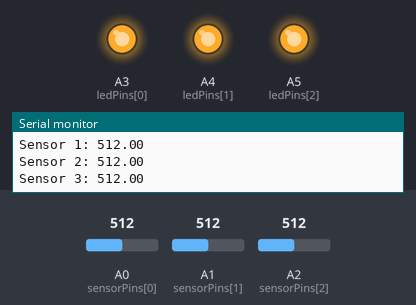
The sketch below on a simulated Arduino Uno, built with avr-gcc and run on an emulated ATmega328P. Shown: output pins drawn as LEDs (lit = HIGH), the last lines printed to the serial monitor. The inputs (shaded band) are chosen by the test bench; at power-on: A0 (sensorPins[0]) = 512, A2 (sensorPins[2]) = 512, A1 (sensorPins[1]) = 512.

Above: at 1.2 s.
1.3 s: A0 (sensorPins[0]) set to 682
2.8 s: A0 (sensorPins[0]) set to 715
At 3.6 s:
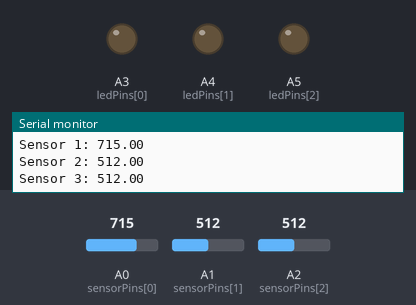
4.5 s: A0 (sensorPins[0]) set to 690
At 5.2 s:
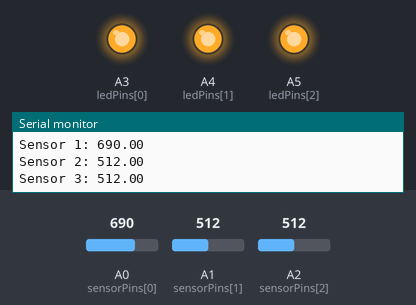
6.0 s: A2 (sensorPins[2]) set to 685
7.5 s: A2 (sensorPins[2]) set to 715
At 8.4 s:
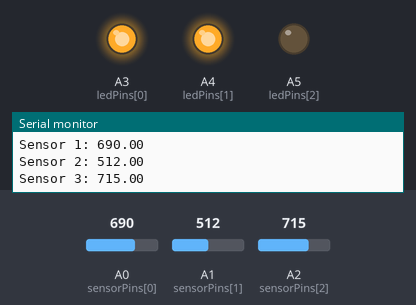
9.0 s: A1 (sensorPins[1]) set to 686
10.5 s: A1 (sensorPins[1]) set to 709
At 11.7 s:
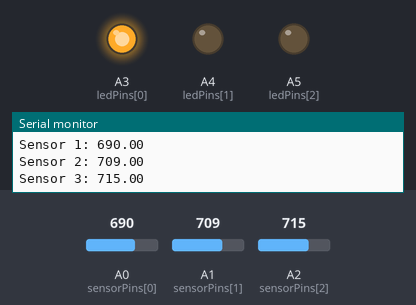
Timing chart, 0 to 13.0 s (numbered marks = the images above; inputs shaded):
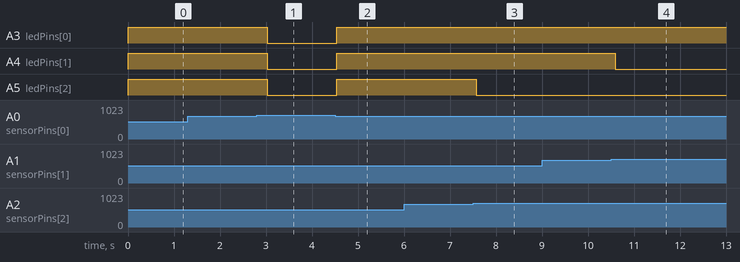

Measured:
- the behaviour switches between 699 and 700 on A0 (sensorPins[0]) (found by bisection; images 0 and 1)
- the behaviour switches between 699 and 700 on A2 (sensorPins[2]) (found by bisection; images 2 and 3)
- the behaviour switches between 699 and 700 on A1 (sensorPins[1]) (found by bisection; images 3 and 4)
- after the input at 2.8 s, A3 (ledPins[0]), A4 (ledPins[1]), A5 (ledPins[2]): HIGH → LOW after 0.23 s
- after the input at 4.5 s, A3 (ledPins[0]), A4 (ledPins[1]), A5 (ledPins[2]): LOW → HIGH at once
- after the input at 7.5 s, A5 (ledPins[2]): HIGH → LOW after 0.07 s
- after the input at 10.5 s, A4 (ledPins[1]): HIGH → LOW after 0.09 s

The sketch:

proximity_control.ino
```cpp
// Pin declaration
const int ledPins[] = {A3, A4, A5}; // Pins for LEDs
const int sensorPins[] = {A0, A1, A2}; // Pins for proximity sensors
const int threshold = 700; // Threshold for proximity detection
const int numSensors = 3;

float sensorValues[numSensors];

void setup() {
  // Pin initialization
  for (int i = 0; i < numSensors; i++) {
    pinMode(ledPins[i], OUTPUT);
    pinMode(sensorPins[i], INPUT);
    digitalWrite(ledPins[i], LOW); // Initialize LEDs as off
  }

  Serial.begin(9600); // Initialize serial communication
}

void loop() {
  readSensors();
  printSensorValues();
  controlLeds();
  delay(250);
}

void readSensors() {
  for (int i = 0; i < numSensors; i++) {
    sensorValues[i] = analogRead(sensorPins[i]);
  }
}

void printSensorValues() {
  for (int i = 0; i < numSensors; i++) {
    Serial.print("Sensor ");
    Serial.print(i + 1);
    Serial.print(": ");
    Serial.println(sensorValues[i]);
  }
}

void controlLeds() {
  if (allSensorsBelowThreshold(threshold)) {
    turnOnLeds(true, true, true);
  } else if (sensorValues[0] < threshold && sensorValues[1] < threshold && sensorValues[2] >= threshold) {
    turnOnLeds(true, true, false);
  } else if (sensorValues[0] < threshold && sensorValues[1] >= threshold && sensorValues[2] >= threshold) {
    turnOnLeds(true, false, false);
  } else {
    turnOnLeds(false, false, false);
  }
}

bool allSensorsBelowThreshold(int value) {
  for (int i = 0; i < numSensors; i++) {
    if (sensorValues[i] >= value) {
      return false;
    }
  }
  return true;
}

void turnOnLeds(bool led1, bool led2, bool led3) {
  digitalWrite(ledPins[0], led1 ? HIGH : LOW);
  digitalWrite(ledPins[1], led2 ? HIGH : LOW);
  digitalWrite(ledPins[2], led3 ? HIGH : LOW);
}
```
